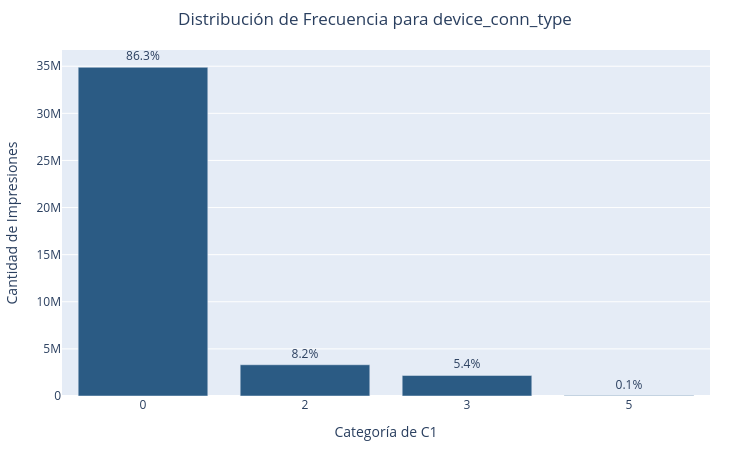

The cell this chart's notebook holds for it:
### Markdown cell above
El análisis de frecuencia para la variable anónima C18 muestra una distribución más equilibrada entre sus 4 categorías únicas, donde la categoría 0 encabeza con el 41.9% de las impresiones, seguida por la 3 con un 33.8%, la 2 con un 17.6% y la 1 con un 6.7%. Al tratarse de una variable de baja cardinalidad con presencia significativa en cada uno de sus niveles, es una candidata ideal para One-Hot Encoding directo sin necesidad de agrupamientos Top-K, permitiendo al Perceptrón Multicapa capturar la variabilidad de cada categoría sin generar dispersión de datos.  

### device_conn_type

### Code cell
# 1. Agrupar y contar frecuencias directamente en PySpark (eficiente para 40M)
df__counts = df_transformed.groupBy("device_conn_type").count() \
    .orderBy("count", ascending=False) \
    .toPandas()
df__counts["device_conn_type"] = df__counts["device_conn_type"].astype(str)

# Calcular porcentaje del total de impresiones
total_impressions = df__counts["count"].sum()
df__counts["porcentaje"] = (df__counts["count"] / total_impressions) * 100

# 2. Crear gráfico de barras interactivo
fig = px.bar(
    df__counts,
    x="device_conn_type",
    y="count",
    text=df__counts["porcentaje"].apply(lambda x: f"{x:.1f}%"),
    title="Distribución de Frecuencia para device_conn_type",
    labels={"device_conn_type": "Valor de device_conn_type", "count": "Total de Impresiones"},
    color_discrete_sequence=["#2B5B84"]
)

# 3. Personalizar interacción (hover/tooltip) y diseño
fig.update_traces(
    textposition="outside",
    hovertemplate="<b>Altura (device_conn_type):</b> %{x} px<br>" +
                  "<b>Impresiones:</b> %{y:,.0f}<br>" +
                  "<b>Porcentaje:</b> %{text}<extra></extra>"
)

fig.update_layout(
    height=450,
    width=750,
    xaxis_type="category",
    yaxis_title="Cantidad de Impresiones",
    xaxis_title="Categoría de C1",
    title_x=0.5,
    margin=dict(t=50, b=40, l=40, r=40)
)

fig.show()

### Figure 1 — Plotly figure (JSON) as saved in the notebook; plotly's stock layout.template omitted (floating-point values rounded to 4 significant figures)
{"data": [{"hovertemplate": "<b>Altura (device_conn_type):</b> %{x} px<br><b>Impresiones:</b> %{y:,.0f}<br><b>Porcentaje:</b> %{text}<extra></extra>", "legendgroup": "", "marker": {"color": "#2B5B84", "pattern": {"shape": ""}}, "name": "", "orientation": "v", "showlegend": false, "text": ["86.3%", "8.2%", "5.4%", "0.1%"], "textposition": "outside", "type": "bar", "x": ["0", "2", "3", "5"], "xaxis": "x", "y": [34886838, 3317443, 2181796, 42890], "yaxis": "y"}], "layout": {"barmode": "relative", "height": 450, "legend": {"tracegroupgap": 0}, "margin": {"b": 40, "l": 40, "r": 40, "t": 50}, "title": {"text": "Distribución de Frecuencia para device_conn_type", "x": 0.5}, "width": 750, "xaxis": {"anchor": "y", "domain": [0, 1], "title": {"text": "Categoría de C1"}, "type": "category"}, "yaxis": {"anchor": "x", "domain": [0, 1], "title": {"text": "Cantidad de Impresiones"}}}}
